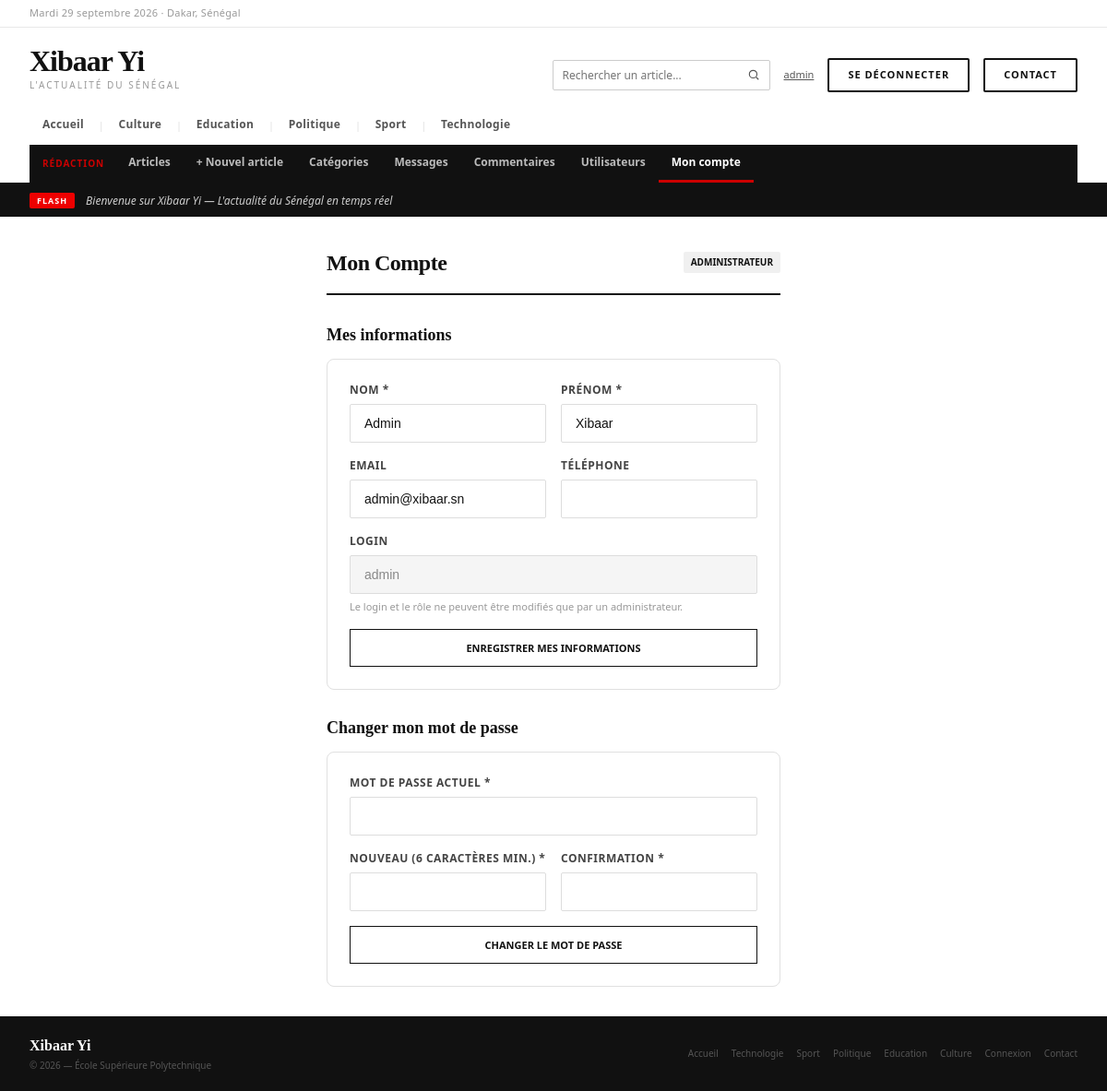
The app's page /admin/compte.php (signed in) with its own data.
### tables this page shows
CREATE TABLE IF NOT EXISTS categories (
    id  INT AUTO_INCREMENT PRIMARY KEY,
    nom VARCHAR(100) NOT NULL UNIQUE
);

CREATE TABLE IF NOT EXISTS utilisateurs (
    id           INT AUTO_INCREMENT PRIMARY KEY,
    nom          VARCHAR(100) NOT NULL,
    prenom       VARCHAR(100) NOT NULL,
    email        VARCHAR(150),
    telephone    VARCHAR(30),
    login        VARCHAR(50)  NOT NULL UNIQUE,
    mot_de_passe VARCHAR(255) NOT NULL,
    role         ENUM('editeur', 'administrateur') NOT NULL DEFAULT 'editeur'
);

### includes/config.php (called while the page is built, shortened)
<?php
function url($chemin = '')
{
    return BASE_URL . '/' . ltrim($chemin, '/');
}

### public/admin/compte.php (the view, shortened to what this page needs)
<?php
require_once __DIR__ . '/../../includes/auth.php';
$id = (int) $_SESSION['user_id'];
$stmt = $pdo->prepare("SELECT * FROM utilisateurs WHERE id = ?");
$stmt->execute([$id]);
$user = $stmt->fetch(PDO::FETCH_ASSOC);
require_once __DIR__ . '/../../includes/entete.php';
?>
<div style="max-width:600px; margin:32px auto; padding:0 24px;">
    <div class="page-header">
        <h1 class="page-title">Mon compte</h1>
        <span class="badge"><?= htmlspecialchars($user['role']) ?></span>
    </div>
    <h2 class="compte-titre">Mes informations</h2>
    <div class="compte-carte">
        <form method="POST" action="<?= url('admin/compte.php') ?>">
            <div class="form-grille">
                <div class="form-group">
                    <label class="form-label" for="nom">Nom *</label>
                    <input type="text" id="nom" name="nom" class="form-control" required
                           value="<?= htmlspecialchars($user['nom']) ?>">
                </div>
                <div class="form-group">
                    <label class="form-label" for="prenom">Prénom *</label>
                    <input type="text" id="prenom" name="prenom" class="form-control" required
                           value="<?= htmlspecialchars($user['prenom']) ?>">
                </div>
            </div>
            <div class="form-grille">
                <div class="form-group">
                    <label class="form-label" for="email">Email</label>
                    <input type="email" id="email" name="email" class="form-control"
                           value="<?= htmlspecialchars($user['email'] ?? '') ?>">
                </div>
                <div class="form-group">
                    <label class="form-label" for="telephone">Téléphone</label>
                    <input type="text" id="telephone" name="telephone" class="form-control"
                           value="<?= htmlspecialchars($user['telephone'] ?? '') ?>">
                </div>
            </div>
            <div class="form-group">
                <label class="form-label">Login</label>
                <input type="text" class="form-control" value="<?= htmlspecialchars($user['login']) ?>" disabled>
                <p class="compte-aide">Le login et le rôle ne peuvent être modifiés que par un administrateur.</p>
            </div>
            <button type="submit" class="btn btn-primary compte-bouton">Enregistrer mes informations</button>
        </form>
    </div>
    <h2 class="compte-titre">Changer mon mot de passe</h2>
    <div class="compte-carte">
        <form method="POST" action="<?= url('admin/compte.php') ?>" id="formMdp">
            <div class="form-group">
                <label class="form-label" for="ancien_mdp">Mot de passe actuel *</label>
                <input type="password" id="ancien_mdp" name="ancien_mdp" class="form-control"
                       autocomplete="current-password" required>
            </div>
            <div class="form-grille">
                <div class="form-group">
                    <label class="form-label" for="nouveau_mdp">Nouveau (6 caractères min.) *</label>
                    <input type="password" id="nouveau_mdp" name="nouveau_mdp" class="form-control"
                           autocomplete="new-password" minlength="6" required>
                </div>
                <div class="form-group">
                    <label class="form-label" for="confirmation_mdp">Confirmation *</label>
                    <input type="password" id="confirmation_mdp" name="confirmation_mdp" class="form-control"
                           autocomplete="new-password" minlength="6" required>
                </div>
            </div>
            <button type="submit" class="btn btn-primary compte-bouton">Changer le mot de passe</button>
        </form>
    </div>
</div>
<?php require_once __DIR__ . '/../../includes/pied.php'; ?>

### includes/entete.php (shortened to what this page needs)
<?php
require_once __DIR__ . '/config.php';
?>
<!DOCTYPE html>
<html lang="fr">
<head>
    <link rel="stylesheet" href="<?= url('assets/css/style.css') ?>">
</head>
<body>
<div class="site">
    <div class="topbar">
        <div class="topbar-date">
            <?php
            $jours_fr = ['Monday'=>'Lundi','Tuesday'=>'Mardi','Wednesday'=>'Mercredi','Thursday'=>'Jeudi','Friday'=>'Vendredi','Saturday'=>'Samedi','Sunday'=>'Dimanche'];
            $mois_fr = ['January'=>'janvier','February'=>'février','March'=>'mars','April'=>'avril','May'=>'mai','June'=>'juin','July'=>'juillet','August'=>'août','September'=>'septembre','October'=>'octobre','November'=>'novembre','December'=>'décembre'];
            $nom_jour = $jours_fr[date('l')] ?? date('l');
            $nom_mois = $mois_fr[date('F')]  ?? date('F');
            echo $nom_jour . ' ' . date('j') . ' ' . $nom_mois . ' ' . date('Y') . ' · Dakar, Sénégal';
            ?>
        </div>
    </div>
    <div class="header">
        <div class="header-main">
            <a href="<?= url('index.php') ?>" style="text-decoration:none;">
                <div class="logo-wordmark">Xibaar Yi</div>
                <div class="logo-tagline">L'actualité du Sénégal</div>
            </a>
            <div class="header-actions">
                <form method="GET" action="<?= url('index.php') ?>" class="recherche" role="search">
                    <input type="search" name="q" placeholder="Rechercher un article..." aria-label="Rechercher un article"
                           value="<?= htmlspecialchars($_GET['q'] ?? '', ENT_QUOTES, 'UTF-8') ?>">
                    <button type="submit" aria-label="Lancer la recherche">
                        <svg width="14" height="14" viewBox="0 0 24 24" fill="none" stroke="currentColor" stroke-width="2"><circle cx="11" cy="11" r="7"/><path d="M21 21l-4.3-4.3"/></svg>
                    </button>
                </form>
                <?php if (isset($_SESSION['user_role'])) : ?>
                    <a href="<?= url('admin/compte.php') ?>" class="lien-compte" title="Mon compte">
                        <?php echo htmlspecialchars($_SESSION['user_login'], ENT_QUOTES, 'UTF-8'); ?>
                    </a>
                    <a href="<?= url('deconnexion.php') ?>" class="btn-cnx">Se déconnecter</a>
                <?php else : ?>
                    <a href="<?= url('connexion.php') ?>" class="btn-cnx">Se connecter</a>
                <?php endif; ?>
                <a href="<?= url('contact.php') ?>" class="btn-cnx">Contact</a>
            </div>
        </div>
        <nav class="nav-cats">
            <?php $active_all = (basename($_SERVER['SCRIPT_NAME'] ?? '') === 'index.php' && empty($_GET['categorie'])) ? 'active' : ''; ?>
            <a href="<?= url('index.php') ?>" class="<?php echo $active_all; ?>">Accueil</a>
            <?php
            if (isset($pdo)) {
                $stmt_nav = $pdo->query("SELECT id, nom FROM categories ORDER BY nom ASC");
                while ($cat = $stmt_nav->fetch(PDO::FETCH_ASSOC)) {
                    $nom = $cat['nom'];
                    $is_active = (isset($_GET['categorie']) && $_GET['categorie'] === $nom) ? 'active' : '';
                    echo '<span class="sep">|</span>';
                    echo '<a href="' . url('index.php') . '?categorie=' . urlencode($nom) . '" class="' . $is_active . '">';
                    echo htmlspecialchars($nom);
                    echo '</a>';
                }
            }
            ?>
        </nav>
        <?php if (in_array($_SESSION['user_role'] ?? '', ['editeur', 'administrateur'], true)) : ?>
            <?php
            $page_admin = $_SERVER['SCRIPT_NAME'] ?? '';
            $liens_admin = [
                'admin/articles/liste.php'     => 'Articles',
                'admin/articles/ajouter.php'   => '+ Nouvel article',
                'admin/categories/liste.php'   => 'Catégories',
                'admin/messages/liste.php'     => 'Messages',
                'admin/commentaires/liste.php' => 'Commentaires',
            ];
            if ($_SESSION['user_role'] === 'administrateur') {
                $liens_admin['admin/utilisateurs/liste.php'] = 'Utilisateurs';
            }
            $liens_admin['admin/compte.php'] = 'Mon compte';
            $lien_actif = null;
            foreach ($liens_admin as $chemin => $libelle) {
                if (substr($page_admin, -strlen($chemin)) === $chemin) {
                    $lien_actif = $chemin;
                }
            }
            ?>
            <nav class="nav-admin">
                <span class="nav-admin-titre">Rédaction</span>
                <?php foreach ($liens_admin as $chemin => $libelle) : ?>
                    <a href="<?= url($chemin) ?>" class="<?= $chemin === $lien_actif ? 'active' : '' ?>">
                        <?= $libelle ?>
                    </a>
                <?php endforeach; ?>
            </nav>
        <?php endif; ?>
    </div>
    <div class="ticker">
        <div class="ticker-label">FLASH</div>
        <div class="ticker-text">Bienvenue sur Xibaar Yi — L'actualité du Sénégal en temps réel</div>
    </div>

### records on screen
categories: nom "Culture"
categories: nom "Education"
categories: nom "Politique"
categories: nom "Sport"
categories: nom "Technologie"
utilisateurs: role "ADMINISTRATEUR", nom "Admin", prenom "Xibaar", email "admin@xibaar.sn", login "admin"

### other values on screen
$_SESSION['user_login'] "admin"
$libelle "Articles"
$libelle "+ Nouvel article"
$libelle "Catégories"
$libelle "Messages"
$libelle "Commentaires"
$libelle "Utilisateurs"
$libelle "Mon compte"
